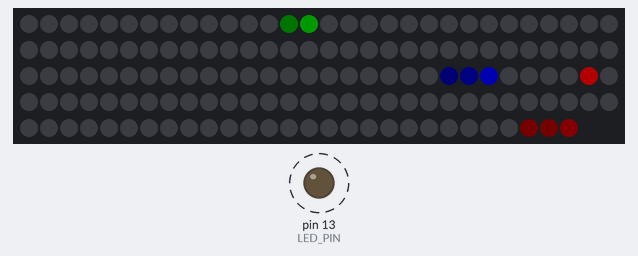
Recording of a sketch running on a simulated Arduino Uno, built with avr-gcc and run on an emulated ATmega328P. Shown: 148 RGB LEDs in strip order, left to right, continuing on the next row, output pins drawn as LEDs (lit = HIGH). Dashed ring = blinking. Dim RGB values are drawn brighter than linear; the local clock reads 2024-03-15 10:24:30 at power-on unless the sketch sets it.

Above: at 0.13 s.
Timing chart, 0 to 40.0 s (numbered marks = the images above):
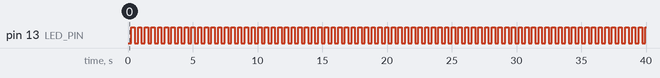

Measured:
- by itself, pin 13 (LED_PIN): alternates HIGH for 0.26 s and LOW for 0.26 s

The sketch:

RTC_ds1307_ws2812_clock.ino
```cpp
/*
 * Connet to DS1307 RTC (Real Time Clock) via I2C and Wire lib.
 * Get time (Hour,Min,Dec) from DS1307 RTC and display time in a WS2812b LED strip.
 * The LED strip is in 3 attached ranges phyical form.
 * The number of LED in each range:
 *    Inner is 40, Middle is 48, Outer is 60; total is 148 LED
 *
 * See the product in https://www.aliexpress.com/item/4000352752774.html
 * 2021-Mar: the "148 LEDS (3 ranges)" costs CAD $16.59 + $1.83 shipping from China
 *
 * In this project, we connect the Data-In from inner range and chain up middle and then outer range.
 * Therefore, the inner range is the beginning of the LED strip.
 * Since the inner range is 40 LED, it cannot exact map to 12 hour, so we calculate the closest position.
 * Same case for the middle range, it is 48 LED which cannot map to 60 min.
 * The outer range is 60 LED, it is exactly map to 60 sec position.
 *   To make it more fun, and show the closest position, we added tail LED in light color.
 *   Sec has 3 tail LEDs, min has 2 and hour has 1 tail LED.
 *
 * Another factor: we put the connection in the bottom, therefore the starting LED index 0 is starting
 * from the bottom.  In the calculate, we add the offset value back to the top.
 */

#include "RTClib.h"
#include "FastLED.h"
#include <SPI.h>
#include <Wire.h>
#include <Adafruit_GFX.h>

/* When define debug, use counter (timer variable) to increare the speed for debugging LED display. */
// #define debug  1

#define NUM_LEDS   148
#define WHT_BRIG   60

CRGB leds[NUM_LEDS];

CRGB SecColor0 = CRGB{ 255,  0,  0 };
CRGB SecColor1 = CRGB{  30,  0,  0 };
CRGB SecColor2 = CRGB{   5, 0,  0 };

CRGB MinColor0 = CRGB{ 0,   0, 255 };
CRGB MinColor1 = CRGB{ 0,   0,  25 };
CRGB MinColor2 = CRGB{ 0,   0,  5 };

// Green is too bright
CRGB HurColor0 = CRGB{ 0,  100,  0 };
CRGB HurColor1 = CRGB{ 0,    5,  0 };

#define DATA_PIN   3
#define LED_PIN   13

RTC_DS1307 rtc;

#ifdef debug
int timer = 0;
#endif

void setup () {
#ifdef debug
  Serial.begin(115200);
#else
  pinMode( LED_PIN, OUTPUT );
#endif


  if (!rtc.begin()) {
 #ifdef debug
    Serial.println("Couldn't find RTC");
    Serial.flush();
 #endif
    abort();
  }

  //rtc.adjust(DateTime(F(__DATE__), F(__TIME__)));
  if (!rtc.isrunning()) {
     // New device or power loss, set sketch to compiling time.
     // Contact Arduino to upload, so it sync with computer time.
     rtc.adjust(DateTime(F(__DATE__), F(__TIME__)));
  }

  FastLED.addLeds<NEOPIXEL, DATA_PIN>(leds, NUM_LEDS);
  FastLED.setBrightness(WHT_BRIG);
  FastLED.clear();
}

void hled( int hr, int min ) {
    // Calculate the hr position within 40 LED space
    hr %= 12;
    hr = int( hr * 3.33 );
    if ( min >= 20 ) hr++;
    if ( min >= 40 ) hr++;
    // Fixing the position to opposition side
    hr += 20;
    hr %= 40;
    // Hr is internal range and start with zero
    leds[ hr-- ] = HurColor0;  // Main
    if ( hr < 0 ) hr = 39;
    leds[ hr   ] = HurColor1;  // Tail
}

void mled( int min, int sec ) {
    // Calculate the min position within 48 LED space
    // 3600 sec (1 hour) maps to 48 LED position
    // 3600/48=75 or 3600/75 -> 48 position
    min = ( min * 60 + sec ) / 75;
    // Translate to oppsition side
    min += 24;
    int min1 = min - 1;
    int min2 = min - 2;
    min  %= 48;
    min1 %= 48;
    min2 %= 48;
    // Offset 40 to second range
    leds[ min  + 40 ] = MinColor0;  // Main
    leds[ min1 + 40 ] = MinColor1;
    leds[ min2 + 40 ] = MinColor2;  // Tail
}

void sled( int sec ) {
    // Translate to oppositive side
    sec += 30;
    int sec1 = sec - 1;
    int sec2 = sec - 2;
    int sec3 = sec - 3;
    sec  %= 60;
    sec1 %= 60;
    sec2 %= 60;
    sec3 %= 60;
    // Offset 88 to third range
    leds[ sec  + 88 ] = SecColor0;
    leds[ sec1 + 88 ] = SecColor1;
    leds[ sec2 + 88 ] = SecColor2;
    leds[ sec3 + 88 ] = SecColor2;
}

void setLed( int hr, int min, int sec ) {
  hled( hr, min );
  mled( min, sec );
  sled( sec );
}

void loop () {

#ifdef debug
    int sec = timer % 60;
    int min = timer / 60;
    int hr  = min   / 60;
    min     = min % 60;
    hr      = hr  % 12;
#else
    DateTime now = rtc.now();
    int hr   = now.hour();
    int min  = now.minute();
    int sec  = now.second();

    /*
    //int year    = now.year();
    //int month   = now.month();
    //int day     = now.day();
    //int hour    = now.hour();
    //int minute  = now.minute();
    //int second  = now.second();
    char APM[3] = "AM";
    if ( hour > 11 ) {
       strcpy( APM, "PM" );
       if ( hour > 12 ) hour -= 12;
    }
    */
#endif

    // Set the LED with the current time
    FastLED.clear();
    hled( hr, min );
    mled( min, sec );
    sled( sec );
    FastLED.show();

#ifdef debug
    delay(50);
    timer++;
#else
    delay( 250 );
    digitalWrite( LED_PIN, ( digitalRead( LED_PIN ) == HIGH ? LOW : HIGH ) );
#endif
}
```
